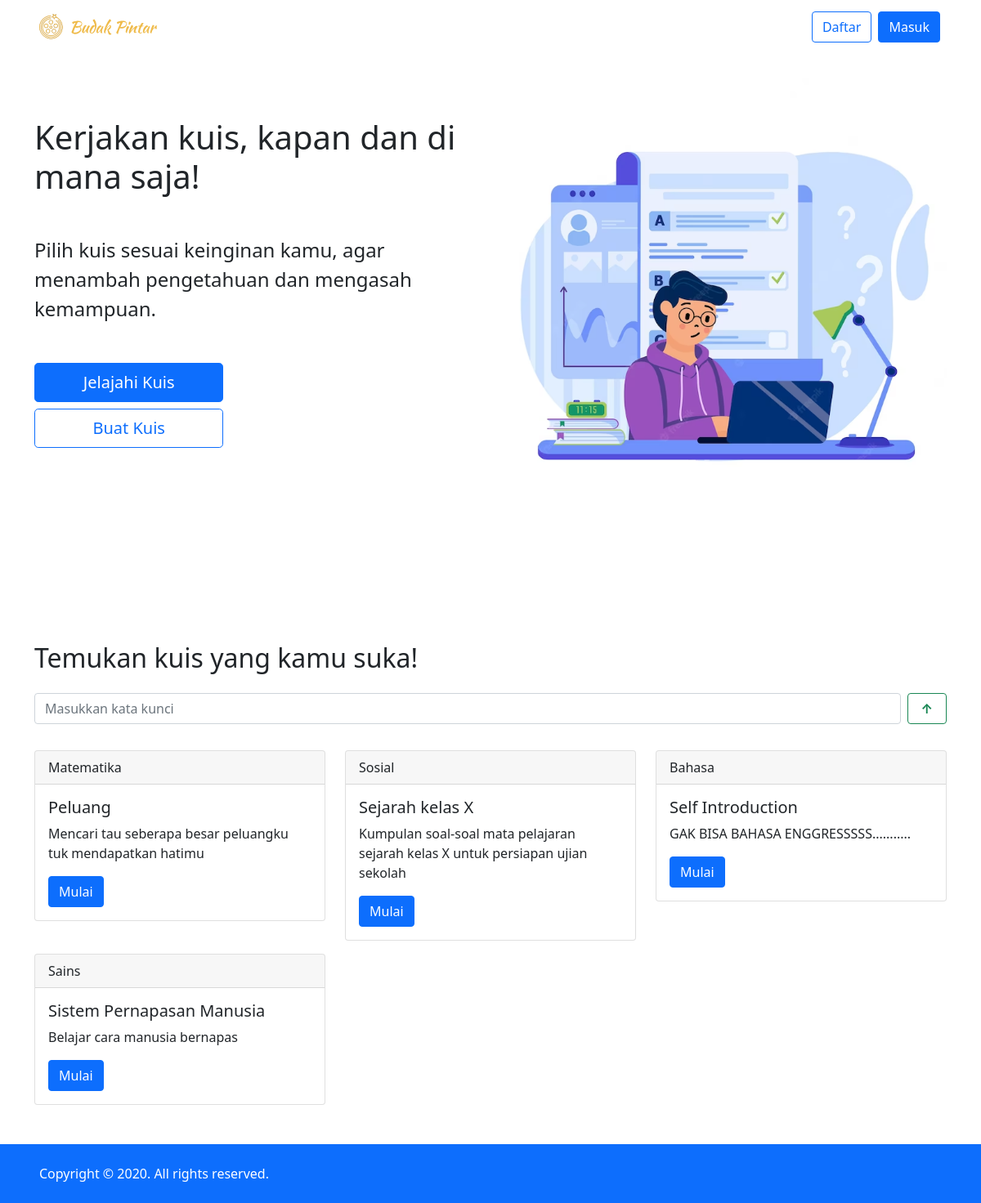
The page /public/index.php on the database its author committed.
### tables this page shows
CREATE TABLE `kuis` (
  `id_kuis` int(11) NOT NULL,
  `genre_id_genre` int(11) NOT NULL,
  `nama_kuis` varchar(60) NOT NULL,
  `deksripsi_kuis` varchar(255) NOT NULL
);

CREATE TABLE `genre` (
  `id_genre` int(11) NOT NULL,
  `nama_genre` varchar(60) NOT NULL
);

### app/core/Controller.php (called while the page is built, shortened)
<?php
class Controller{
    public function view($view, $data = []) {
        require_once '../app/views/' . $view . '.php';
    }
    public function model($model, $data = []) {
        return new $model;
    }
}

### app/controllers/Landing.php (called while the page is built, shortened)
<?php
class Landing extends Controller {
    public function index() {
        $data['judul'] = 'LANDING PAGE';
        $data['folder'] = 'landing';
        $data['genre'] = $this->model('Genre_model')->getGenreAll();
        $data['kuis'] = $this->model('Kuis_model')->getKuisOrder();
        $this->view('templates/header',$data);
        $this->view($data['folder'] . '/index',$data);
        $this->view('templates/footer',$data);
    }
}
?>

### app/core/App.php (called while the page is built, shortened)
<?php
class App{
    protected $method = 'index';
    protected $parameters = [];
    public function __construct() {
        $this->controller = new $this->controller;
        call_user_func_array([$this->controller,$this->method],$this->parameters);
    }
}

### public/index.php (called while the page is built, shortened)
<?php
$app = new App;

### app/core/Database.php (called while the page is built, shortened)
<?php
class Database{
    private $db_host = DB_HOST;
    private $db_user = DB_USER;
    private $db_pass = DB_PASS;
    private $db_name = DB_NAME;
    private $dbh, $statement;
    public function __construct(){
        $dsn = 'mysql:host=' . $this->db_host . ';dbname=' . $this->db_name;
        $option = [
            PDO::ATTR_PERSISTENT => true,
            PDO::ATTR_ERRMODE => PDO::ERRMODE_EXCEPTION
        ];
        try{
            $this->dbh = new PDO($dsn,$this->db_user,$this->db_pass,$option);
        } catch(PDOException $error) {
            die($error->getMessage());
        }
    }
    public function query($query){
        $this->statement = $this->dbh->prepare($query);
    }
    public function exec(){
        $this->statement->execute();
    }
    public function resultSet(){
        $this->exec();
        return $this->statement->fetchAll(PDO::FETCH_ASSOC);
    }
}
?>

### app/models/Genre_model.php (called while the page is built, shortened)
<?php
class Genre_model {
    private $table = 'genre';
    private $db;
    public function __construct(){
        $this->db = new Database;
    }
    public function getGenreAll()
    {
        $query = "SELECT * FROM " . $this->table;
        $this->db->query($query);
        return $this->db->resultSet();
    }
}
?>

### app/models/Kuis_model.php (called while the page is built, shortened)
<?php
class Kuis_model
{
    private $table = 'kuis';
    private $db;
    public function __construct()
    {
        $this->db = new Database;
    }
    public function getKuisOrder($nilai = 'ASC')
    {
        $query = "SELECT * FROM " . $this->table . " ORDER BY nama_kuis " . $nilai;
        $this->db->query($query);
        return $this->db->resultSet();
    }
}

### app/views/landing/index.php (the view, shortened to what this page needs)
<?php
$db_genre = $data['genre'];
$db_kuis = $data['kuis'];
?>
<div class="container">
  <nav class="navbar navbar-light bg-white fixed-top">
    <div class="container">
      <a class="navbar-brand" href="#">
        <img src="<?= BASEURL; ?>/img/logo.png" alt="" height="40" class="d-inline-block align-text-center">
        <img src="<?= BASEURL; ?>/img/name_brand.svg" alt="" height="20" class="d-inline-block align-text-center">
      </a>
      <div class="d-flex justify-content-start">
        <button type="button" id="tombol-daftar" class="btn btn-outline-primary me-2 d-inline-block" data-bs-toggle="modal" data-bs-target="#formModal1">Daftar</button>
        <button type="button" id="tombol-masuk" class="btn btn-primary text-white me-2 d-inline-block" data-bs-toggle="modal" data-bs-target="#formModal1">Masuk</button>
      </div>
    </div>
  </nav>
  <section id="hero" class="mb-5">
    <div class="row">
      <div class="col-md-6">
        <h2 class="fs-1 text-start  mb-5 pt-md-5">Kerjakan kuis, kapan dan di mana saja!
        </h2>
        <p class="fs-4 text-start mb-5">Pilih kuis sesuai keinginan kamu, agar menambah pengetahuan dan mengasah
          kemampuan.
        </p>
        <div class="row mb-2">
          <div class="col-8 col-md-7">
            <a href="#category-linked" class="btn btn-primary btn-lg w-75">Jelajahi Kuis</a>
          </div>
        </div>
        <div class="row">
          <div class="col-8 col-md-7">
            <button type="button" class="btn btn-outline-primary btn-lg w-75 tombol-mulai">Buat Kuis</button>
          </div>
        </div>
      </div>
      <div class="col-md-6">
        <img src="<?= BASEURL; ?>/img/hero.png" alt="" class="img-fluid">
      </div>
    </div>
  </section>
  <br>
  <div id="category-linked"></div><br>
  <section id="search" class="mt-5 mb-3">
    <h2 class="">Temukan kuis yang kamu suka!</h2>
    <form class="d-flex mt-4">
      <input id="kata-kunci" class="form-control me-2" type="search" placeholder="Masukkan kata kunci" aria-label="Cari">
      <button id="tombol-urut" class="btn btn-outline-success fw-bold descending" type="button" style="padding-right:1rem; padding-left:1rem;">↑</button>
    </form>
  </section>
  <section id="category">
    <div id="hasil-cari" class="row ">
      <?php foreach ($db_kuis as $kuis) {
        $id_genre = $kuis['genre_id_genre'];
        foreach ($db_genre as $genre) {
          if ($genre['id_genre'] == $id_genre) {
            $nama_kuis = $genre['nama_genre'];
          }
        }
      ?>
        <div class="col-md-4 pt-3">
          <div class="card">
            <div class="card-header">
              <?= ucfirst($nama_kuis); ?>
            </div>
            <div class="card-body">
              <h5 class="card-title"><?= $kuis['nama_kuis']; ?></h5>
              <p class="card-text"><?= $kuis['deksripsi_kuis']; ?></p>
              <button type="button" class="btn btn-primary tombol-mulai" data-bs-toggle="modal" data-bs-target="#formModal1">Mulai</button>
            </div>
          </div>
        </div>
      <?php } ?>
    </div>
  </section>
</div>

### app/views/templates/header.php (shortened to what this page needs)
<!doctype html>
<html lang="en">
<head>
  <link rel="stylesheet" href="<?= BASEURL; ?>/css/bootstrap/bootstrap.min.css">
  <link rel="stylesheet" href="<?= BASEURL; ?>/css/<?= $data['folder']; ?>/style.css">
</head>
<body>

### app/views/templates/footer.php (shortened to what this page needs)
<footer class="d-flex flex-column flex-md-row text-center text-md-start justify-content-between py-4 px-4 px-xl-5 bg-primary mt-5 container-fluid">
    <div class="text-white mb-3 mb-md-0">
        Copyright © 2020. All rights reserved.
    </div>
    <div>
    </div>
</footer>
</body>
</html>

### public/css/landing/style.css (style rules this page uses)
#hero { padding-top: 6rem; }

### rows shown on the page
kuis: genre_id_genre.nama_genre "Matematika", nama_kuis "Peluang", deksripsi_kuis "Mencari tau seberapa besar peluangku tuk mendapatkan hatimu"
kuis: genre_id_genre.nama_genre "Sosial", nama_kuis "Sejarah kelas X", deksripsi_kuis "Kumpulan soal-soal mata pelajaran sejarah kelas X untuk persiapan ujian sekolah"
kuis: genre_id_genre.nama_genre "Bahasa", nama_kuis "Self Introduction", deksripsi_kuis "GAK BISA BAHASA ENGGRESSSSS..........."
kuis: genre_id_genre.nama_genre "Sains", nama_kuis "Sistem Pernapasan Manusia", deksripsi_kuis "Belajar cara manusia bernapas"
